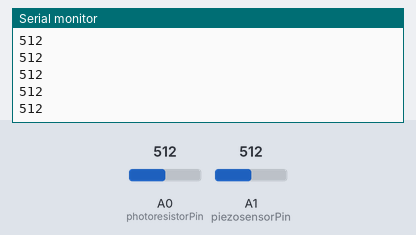
Simulated run of this sketch. Board: Arduino Uno, built with avr-gcc and run on an emulated ATmega328P. On the bench: the last lines printed to the serial monitor. The inputs (shaded band) are chosen by the test bench; at power-on: A0 (photoresistorPin) = 512, A1 (piezosensorPin) = 512.

Above: at 1.2 s.
1.3 s: A0 (photoresistorPin) set to 716
At 2.1 s:
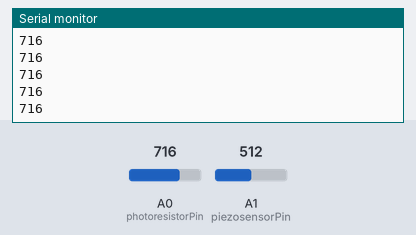
2.8 s: A0 (photoresistorPin) set to 900
At 3.9 s:
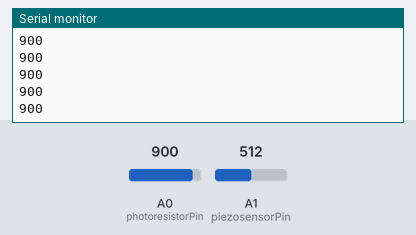
Timing chart, 0 to 5.8 s (numbered marks = the images above; inputs shaded):
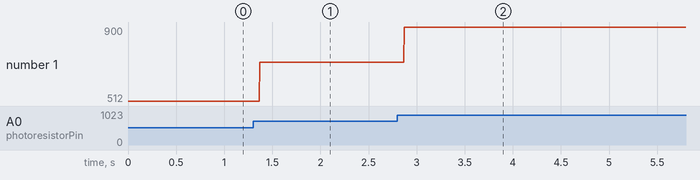

Measured:
- after the input at 1.3 s, the serial monitor: prints a new line after 0.07 s (image 1)
- after the input at 2.8 s, the serial monitor: prints a new line after 0.07 s (image 2)
- plotted number 1: 512 → 716 after the input at 1.3 s, 716 → 900 after the input at 2.8 s

The sketch:

Test_for_sensors_IMFInal.ino
```cpp
const int photoresistorPin = A0; // Analog input pin for the first photoresistor
const int piezosensorPin = A1; // Analog input pin for the second photoresistor
int max = 0;

void setup() {
  Serial.begin(9600); // Initialize serial communication at 9600 bits per second
}

void loop() {
  int photo1Value = analogRead(photoresistorPin); // Read the value from the first photoresistor
  int piezoValue = analogRead(piezosensorPin); // Read the value from the second photoresistor

  //Serial.print("Photoresistor 1 Value: "); // Print label for first photoresistor value
  //Serial.println(photo1Value); // Print value of first photoresistor
  //according to experiment, darkness should be
  //Serial.print("Piezosensor value "); // Print label for second photoresistor value

  if(piezoValue>max){
    max=piezoValue;
  }
  //Range 20 to 100 ideally
  //Serial.println(max);
  //according to experiment , above 350 should count as hit, above 20 should count as love
  Serial.println(photo1Value); // Print value of second photoresistor

  // Wait for 1 second before reading again
}
```
